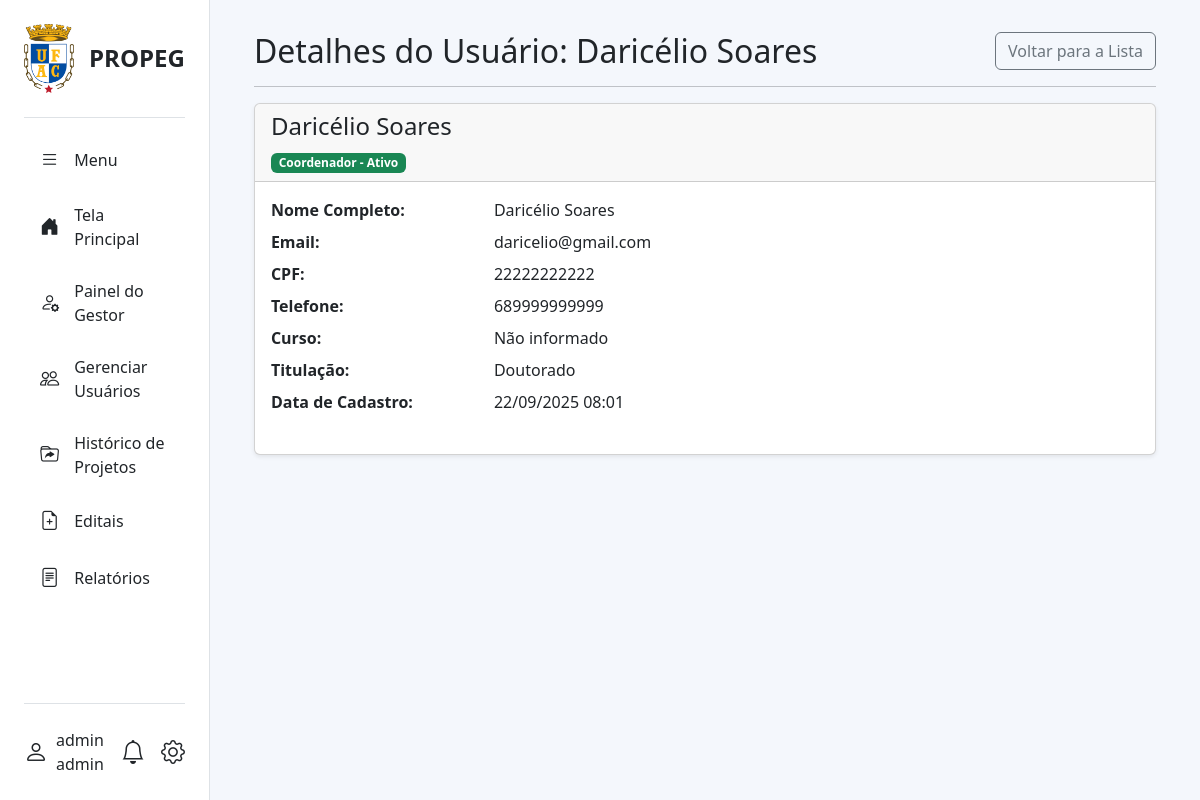
The page /projetos/gestor/usuarios/2/ (signed in) on the database its author committed.
### projetos_institucionais/models.py (models this page shows, shortened)
class Usuario(AbstractUser):
    PERFIL_CHOICES = (
        ('coordenador', 'Coordenador'),
        ('aluno', 'Aluno'),
        ('gestor', 'Gestor'),
    )
    STATUS_CHOICES = (
        ('pendente', 'Pendente'),
        ('ativo', 'Ativo'),
        ('inativo', 'Inativo'),
    )
    status = models.CharField(
        max_length=20,
        choices=STATUS_CHOICES,
        default='pendente',
        verbose_name='Status',
    )
    USERNAME_FIELD = 'cpf'
    REQUIRED_FIELDS = ['username', 'first_name', 'last_name', 'email']
    cpf = models.CharField(max_length=14, unique=True, verbose_name="CPF")
    email = models.EmailField(unique=True)
    telefone = models.CharField(max_length=20, blank=True, null=True)
    perfil = models.CharField(max_length=20, choices=PERFIL_CHOICES)
    regime_trabalho = models.CharField(max_length=3, blank=True, null=True, verbose_name="Regime de Trabalho")
    is_active = models.BooleanField(default=False, verbose_name="Ativo", help_text="Marque esta opção para ativar a conta do usuário.")
    curso = models.ForeignKey(
        'CursoGraduacao',
        on_delete=models.SET_NULL,
        null=True,
        blank=True,
        verbose_name="Curso de Graduação",
    )
    endereco = models.OneToOneField(
        'Endereco',
        on_delete=models.SET_NULL,
        null=True,
        blank=True
    )
    titulacao = models.ForeignKey(
        'Titulacao',
        on_delete=models.SET_NULL,
        null=True,
        blank=True,
        verbose_name="Titulação"
    )
    centro_lotacao = models.ForeignKey(
        'CentroLotacao',
        on_delete=models.SET_NULL,
        null=True,
        blank=True,
        verbose_name="Centro de Lotação"
    )
    objects = UsuarioManager()

class Titulacao(models.Model):
    nome = models.CharField(max_length=100, unique=True)
    def __str__(self):
        return self.nome
    class Meta:
        verbose_name = "Titulação"
        verbose_name_plural = "Titulações"

### projetos_institucionais/views.py (the view)
# urls.py: path('gestor/usuarios/<int:pk>/', views.usuario_detalhe, name='usuario_detalhe'),
@gestor_required
def usuario_detalhe(request, pk):
    usuario_selecionado = get_object_or_404(Usuario, pk=pk)
    contexto = {
        'usuario_selecionado': usuario_selecionado,
    }
    return render(request, 'projetos_institucionais/usuario_detalhe.html', contexto)

### projetos_institucionais/context_processors.py (called while the page is built)
def unread_notifications_context(request):
    if request.user.is_authenticated:
        unread_count = Notificacao.objects.filter(destinatario=request.user, lida=False).count()
        return {'unread_notifications_count': unread_count}
    return {}

### templates/projetos_institucionais/usuario_detalhe.html (shortened to what this page needs)
{% extends "base2.html" %}
{% block content %}
<div class="container-fluid">
    <div class="d-flex justify-content-between align-items-center mb-3">
        <h2 class="mb-0">Detalhes do Usuário: {{ usuario_selecionado.get_full_name }}</h2>
        <div>
            <a href="{% url 'gerenciar_usuarios' %}" class="btn btn-outline-secondary">Voltar para a Lista</a>
        </div>
    </div>
    <hr>
    <div class="card shadow-sm">
        <div class="card-header">
            <h4>{{ usuario_selecionado.get_full_name }}</h4>
            <span class="badge {% if usuario_selecionado.status == 'ativo' %}bg-success{% elif usuario_selecionado.status == 'pendente' %}bg-warning{% else %}bg-secondary{% endif %}">
                {{ usuario_selecionado.get_perfil_display }} - {{ usuario_selecionado.status.capitalize }}
            </span>
        </div>
        <div class="card-body">
            <dl class="row">
                <dt class="col-sm-3">Nome Completo:</dt>
                <dd class="col-sm-9">{{ usuario_selecionado.first_name }} {{ usuario_selecionado.last_name }}</dd>
                <dt class="col-sm-3">Email:</dt>
                <dd class="col-sm-9">{{ usuario_selecionado.email }}</dd>
                <dt class="col-sm-3">CPF:</dt>
                <dd class="col-sm-9">{{ usuario_selecionado.cpf }}</dd>
                <dt class="col-sm-3">Telefone:</dt>
                <dd class="col-sm-9">{{ usuario_selecionado.telefone|default:"Não informado" }}</dd>
                <dt class="col-sm-3">Curso:</dt>
                <dd class="col-sm-9">{{ usuario_selecionado.curso|default:"Não informado" }}</dd>
                <dt class="col-sm-3">Titulação:</dt>
                <dd class="col-sm-9">{{ usuario_selecionado.titulacao|default:"Não informada" }}</dd>
                <dt class="col-sm-3">Data de Cadastro:</dt>
                <dd class="col-sm-9">{{ usuario_selecionado.date_joined|date:"d/m/Y H:i" }}</dd>
            </dl>
        </div>
    </div>
</div>
{% endblock %}

### templates/base2.html (shortened to what this page needs)
{% load static %}
<!DOCTYPE html>
<html lang="pt-BR">
<head>
    <link href="https://cdn.jsdelivr.net/npm/bootstrap@5.3.3/dist/css/bootstrap.min.css" rel="stylesheet">
    <link href="https://cdn.jsdelivr.net/npm/bootstrap-icons@1.11.3/font/bootstrap-icons.css" rel="stylesheet">
    <link href="https://cdnjs.cloudflare.com/ajax/libs/font-awesome/6.5.2/css/all.min.css" rel="stylesheet">
    <link href="{% static 'css/style.css' %}" rel="stylesheet">
</head>
<body>
    <div class="d-flex">
        <div id="sidebar" class="d-flex flex-column">
            <div class="sidebar-header">
                <img src="{% static 'imagens/logo_ufac.png' %}" alt="Logo UFAC" width="50">
                <span class="fs-4 fw-bold">PROPEG</span>
            </div>
            <ul class="nav flex-column my-3">
                <li class="nav-item">
                    <a href="#" class="nav-link text-dark" id="toggle-btn">
                        <i class="bi bi-list"></i>
                        <span>Menu</span>
                    </a>
                </li>
                {% with request.resolver_match.url_name as url_name %}
                <li class="nav-item">
                    <a href="{% url 'tela_principal' %}"
                        class="nav-link {% if url_name == 'tela_principal' %}active{% else %}text-dark{% endif %}">
                        <i class="bi bi-house-door-fill"></i>
                        <span>Tela Principal</span>
                    </a>
                </li>
                {% if user.is_authenticated and user.perfil == 'gestor' %}
                <li class="nav-item">
                    <a href="{% url 'gestor_dashboard' %}"
                        class="nav-link {% if request.resolver_match.url_name == 'gestor_dashboard' %}active{% else %}text-dark{% endif %}">
                        <i class="bi bi-person-gear"></i>
                        <span>Painel do Gestor</span>
                    </a>
                </li>
                <li class="nav-item">
                    <a href="{% url 'gerenciar_usuarios' %}" class="nav-link {% if request.resolver_match.url_name == 'gerenciar_usuarios' %}active{% else %}text-dark{% endif %}">
                        <i class="bi bi-people"></i>
                        <span>Gerenciar Usuários</span>
                    </a>
                </li>
                <li class="nav-item">
                    <a href="{% url 'historico_projetos' %}" class="nav-link {% if request.resolver_match.url_name == 'historico_projetos' %}active{% else %}text-dark{% endif %}">
                        <i class="bi bi-folder-symlink"></i>
                        <span>Histórico de Projetos</span>
                    </a>
                </li>
                <li class="nav-item">
                    <a href="{% url 'gestor_listar_editais' %}" class="nav-link {% if request.resolver_match.url_name == 'gestor_listar_editais' %}active{% else %}text-dark{% endif %}">
                        <i class="bi bi-file-earmark-plus"></i>
                        <span>Editais</span>
                    </a>
                </li>
                <li class="nav-item">
                    <a href="{% url 'gestor_relatorios' %}" class="nav-link {% if request.resolver_match.url_name == 'gestor_relatorios' %}active{% else %}text-dark{% endif %}">
                        <i class="bi bi-file-text"></i>
                        <span>Relatórios</span>
                    </a>
                </li>
                {% endif %}
                {% endwith %}
            </ul>
            <div class="sidebar-footer mt-auto">
                {% if user.is_authenticated %}
                <a href="{% url 'perfil' %}" class="d-flex align-items-center text-dark text-decoration-none">
                    <i class="bi bi-person fs-4"></i>
                    <span class="ms-2">
                        {% if user.get_full_name %}
                        {{ user.get_full_name }}
                        {% elif user.first_name %}
                        {{ user.first_name }}
                        {% else %}
                        {{ user.cpf }}
                        {% endif %}
                    </span>
                </a>
                {% endif %}
                <div class="d-flex align-items-center">
                    <a href="{% url 'lista_notificacoes' %}" class="text-dark position-relative me-3">
                        <i class="bi bi-bell fs-4"></i>
                    </a>
                    {% if user.is_authenticated %}
                    <div class="dropdown dropup">
                        <a href="#" class="text-dark text-decoration-none" data-bs-toggle="dropdown"
                            aria-expanded="false">
                            <i class="bi bi-gear fs-4"></i>
                        </a>
                    </div>
                    {% endif %}
                </div>
            </div>
        </div>
        <main id="main-content">
            {% block content %}
            {% endblock %}
        </main>
    </div>
</body>
</html>

### static/css/style.css (style rules this page uses)
html, body { height: 100%; margin: 0; font-family: 'Segoe UI', Tahoma, Geneva, Verdana, sans-serif; }
.d-flex { height: 100%; }
#sidebar { width: 280px; background-color: #ffffff; padding: 1.5rem; border-right: 1px solid #dee2e6; transition: width 0.3s; transition: width 0.3s ease-in-out; }
.sidebar-header { display: flex; align-items: center; gap: 15px; padding-bottom: 1.5rem; border-bottom: 1px solid #dee2e6; }
.sidebar-footer { display: flex; justify-content: space-between; align-items: center; padding-top: 1.5rem; border-top: 1px solid #dee2e6; }
#main-content { flex-grow: 1; background-color: #f4f7fc; padding: 2rem; overflow-y: auto; }

### rows shown on the page
Usuario: get_full_name "admin admin"
Usuario: get_full_name "Daricélio Soares", perfil "Coordenador", status "Ativo", first_name "Daricélio", last_name "Soares", email "daricelio@gmail.com", cpf "22222222222", telefone "689999999999", curso "Não informado", titulacao "Doutorado", date_joined "22/09/2025 08:01"
